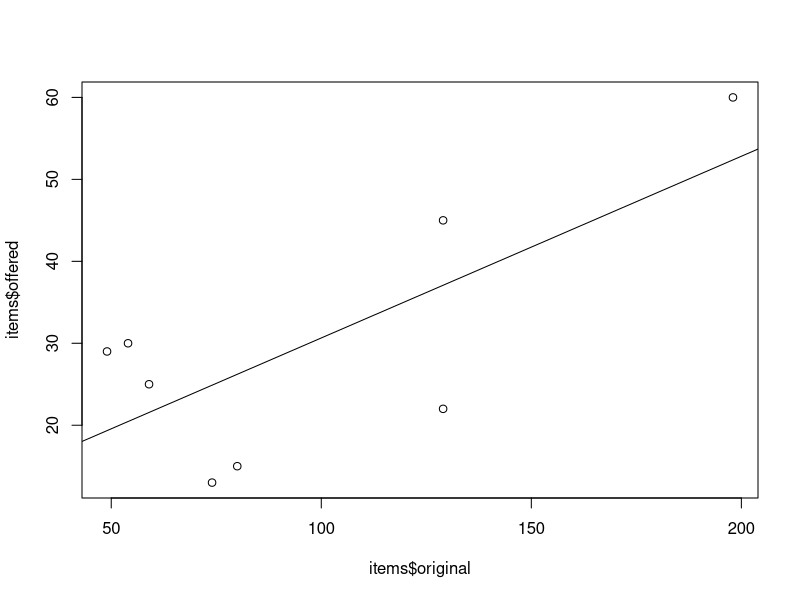

Write R code to recreate this figure.
## ---- chunk 1
ex<-F
## ---- chunk 2
name <- c("Jcrew blazer",           
	  "Forever 21 lace zip up blazer",                     
	  "Banana Republic Navy  Blazer",                     
	  "Julian Taylor Pant And Blazer Size 12",             
	  "Bernard Zins Paris Multi Colored Jacket",
      "Evan Picone Suit Blazer - 6",
      "Black blazer",
      "Jones Studio Blazer")  
original <- c(198,49,129,999,129,74,80,59)
offered<- c(60,29,45,30,22,13,15,25)
## ---- chunk 3
# Original:
# items <- data.frame(CODE)

# Solution:
items <- data.frame(name, original, offered)
## ---- chunk 4
# Original:
# CODE

# Solution:
str(items)
## ---- chunk 5
# Original:
# CODE

# Solution:
print(items)
## ---- chunk 6
# Original:
# items[4,2]<-CODE

# Solution:
items[4,2]<-54
## ---- chunk 7
# Original:
# CODE

# Solution:
print(items)
## ---- chunk 8
# Original:
# CODE

# Solution:
markdown <- (items$original-items$offered)/items$original
markdown
## ---- chunk 9
# Original:
# CODE

# Solution:
markdown <- 100*round(markdown,2)
markdown
## ---- chunk 10
# Original:
# CODE

# Solution:
items$markdown<-markdown 
str(items)
## ---- chunk 11
# Original:
# CODE

# Solution:
head(items)
## ---- chunk 12
# Original:
# mean(CODE)

# Solution:
mean(items$markdown)
## ---- chunk 13
# Original:
# range(CODE)

# Solution:
range(items$markdown)
## ---- chunk 14
# Original:
# model<-lm(CODE, data=items)
# summary(model)

# Solution:
model<-lm(offered~original, data=items)
summary(model)
## ---- chunk 15
# Original:
# cor(CODE)

# Solution:
cor(items$original, items$offered)
## ---- chunk 16
# Original:
# plot(CODE)
# abline(CODE)

# Solution:
plot(items$original, items$offered)
abline(model)
